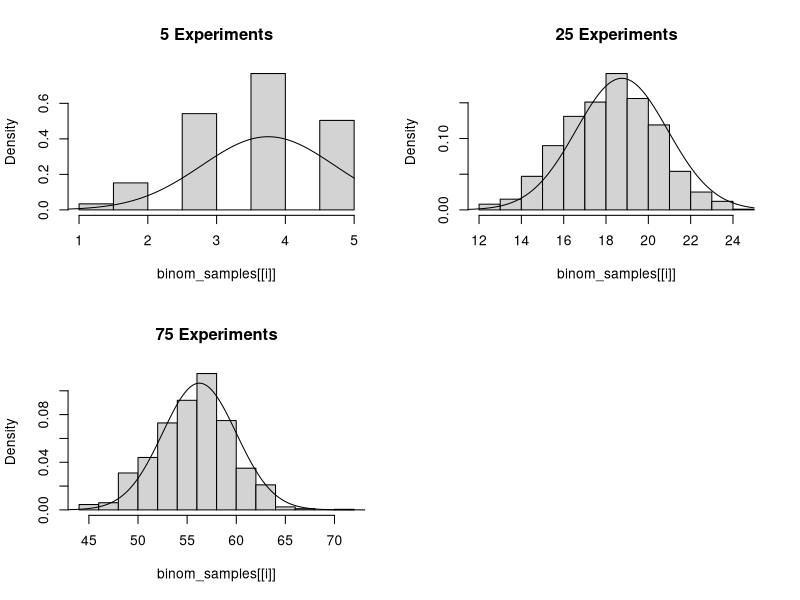
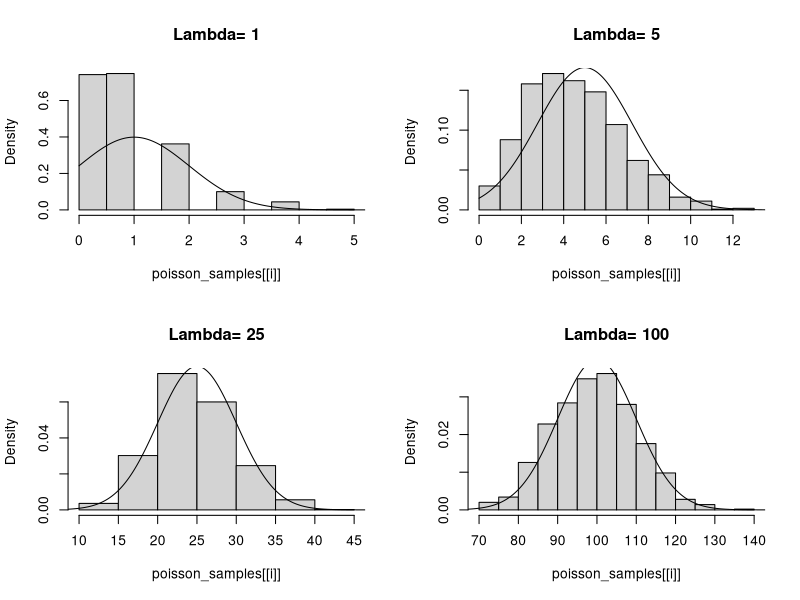
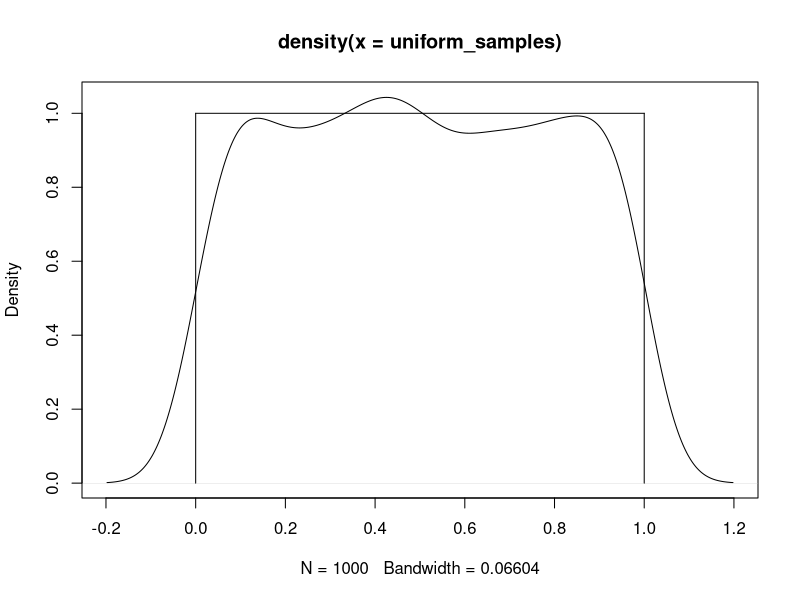
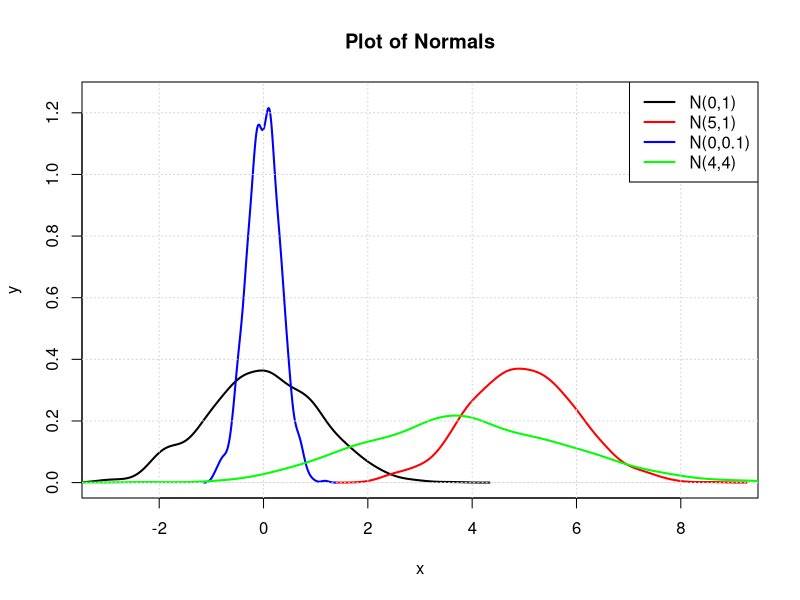
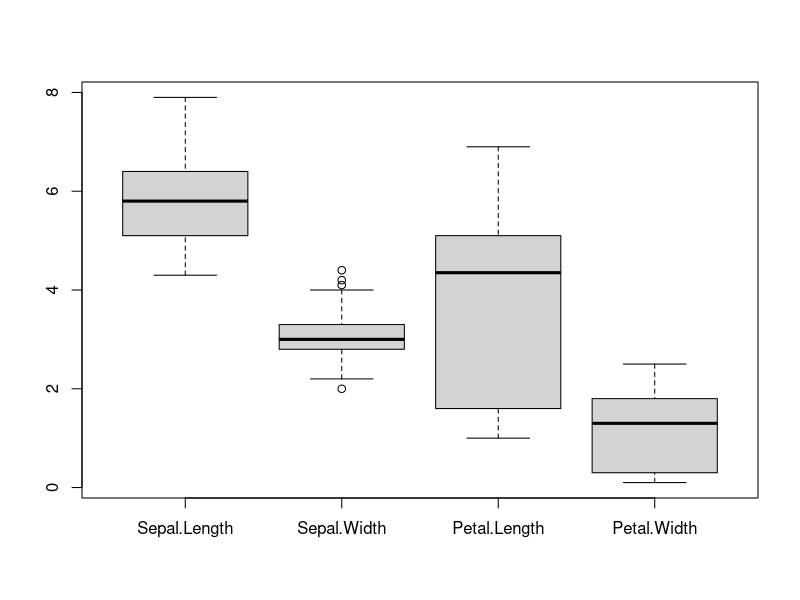
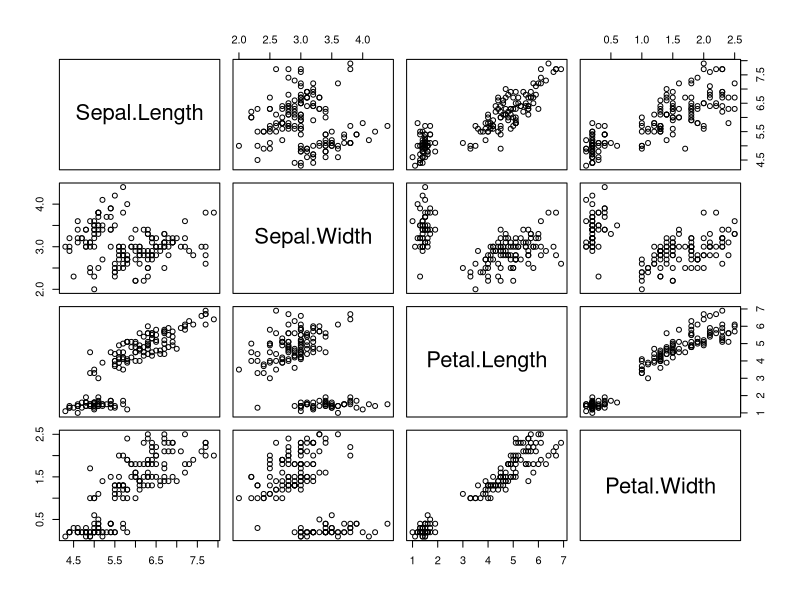
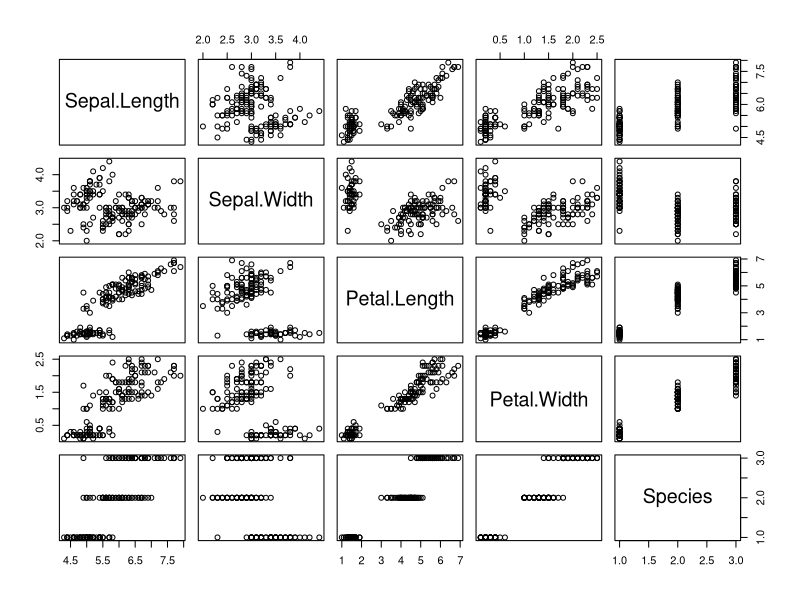

R code for these plots, in order:
##--------------------------------------------
##
## Exploring Data in R (lecture 1)
##
## Class: PCE Data Science Methods Class
##
## Contains examples of:
##
## -Working with Distributions
##
## -Visually/Numerically Exploring data
##
##--------------------------------------------

##-----Exploring data Visually----
# Bernoulli (Binomial with n = 1)
p = 0.75
n = 1000
bern_samples = rbinom(n, 1, p)
bern_sample_mean = sum(bern_samples)/length(bern_samples)
bern_sample_var = bern_sample_mean * (1-bern_sample_mean)
bern_var = p*(1-p)

# Binomial
N = c(5, 25, 75)
binom_samples = lapply(N, function(x) rbinom(n, x, p))
binom_sample_means = lapply(binom_samples, mean)
binom_means = N*p
binom_sample_vars = lapply(binom_samples, var)
binom_vars = N*p*(1-p)

# Compare Normal Approximation to binomial
par(mfrow=c(2,2))
for (i in 1:3){
  hist(binom_samples[[i]], main=paste(N[i],'Experiments'), freq=FALSE)
  x_norm = seq(0,N[i], by = 0.025)
  y_norm = dnorm(x_norm, mean=binom_means[i], sd=sqrt(binom_vars[i]))
  lines(x_norm, y_norm)
}

#Normal approximation to p(x=4)
pnorm(4.5, mean=binom_means[[1]], sd=sqrt(binom_vars[[1]])) -
  pnorm(3.5, mean=binom_means[[1]], sd=sqrt(binom_vars[[1]]))
#Empirical p(x=4)
sum(binom_samples[[1]]==4)/1000

#Normal approximation to p(x=18)
pnorm(18.5, mean=binom_means[[2]], sd=sqrt(binom_vars[[2]])) -
  pnorm(17.5, mean=binom_means[[2]], sd=sqrt(binom_vars[[2]]))
#Empirical p(x=18)
sum(binom_samples[[2]]==18)/1000

#Normal approximation to p(x=55)
pnorm(55.5, mean=binom_means[[3]], sd=sqrt(binom_vars[[3]])) -
  pnorm(54.5, mean=binom_means[[3]], sd=sqrt(binom_vars[[3]]))
#Empirical p(x=18)
sum(binom_samples[[3]]==55)/1000

# Poisson Distribution
lambda = c(1,5,25,100)
poisson_samples = lapply(lambda, function(x) rpois(n, x))
poisson_sample_means = lapply(poisson_samples, mean)
poisson_sample_vars = lapply(poisson_samples, var)

#Normal approximation
par(mfrow=c(2,2))
for (i in 1:4){
  hist(poisson_samples[[i]], main=paste('Lambda=',lambda[i]), freq=FALSE)
  x_norm = seq(0,10*lambda[i], by = 0.025)
  y_norm = dnorm(x_norm, mean=lambda[i], sd=sqrt(lambda[i]))
  lines(x_norm, y_norm)
}

# The Uniform Distribution
uniform_samples = runif(n)
par(mfrow=c(1,1))
plot(density(uniform_samples))
lines(c(0,0),c(0,1))
lines(c(0,1),c(1,1))
lines(c(1,1),c(0,1))

# The Normal Distribution
n_params = list(c(0,1),c(5,1),c(0,0.1),c(4,4))
norm_samples = lapply(n_params,function(x) rnorm(n,mean=x[1], sd=sqrt(x[2])))

par(mfrow=c(1,1))
colors = c('black', 'red', 'blue', 'green')
plot(density(norm_samples[[1]]), xlim=c(-3,9),ylim=c(0,1.25),
     col=colors[1], lwd=2, xlab='x', ylab='y', main='Plot of Normals')
for (i in 2:4){
  lines(density(norm_samples[[i]]), col=colors[i], lwd=2)
}
grid()
legend('topright',c('N(0,1)','N(5,1)','N(0,0.1)','N(4,4)'),
       lwd=2,lty=1,col=colors)

##-------Exploring Data------
# The 'iris' data set is in the base package
str(iris)

summary(iris)

head(iris)

tail(iris, n=10)

table(iris$Species)

IQR(iris$Sepal.Length)

# Covariance won't use factors or text features
# First we compute covariances for everything
iris_num = iris
iris_num$Species = NULL
cov(iris_num)

# Then we compute covariances for each group
group_cov = lapply(unique(iris$Species), function(x){
  cov(iris[iris$Species==x,-5], use="na.or.complete")
})

# same for correlations (cor)
cor(iris_num)
group_cor = lapply(unique(iris$Species), function(x){
  cor(iris[iris$Species==x,-5], use="na.or.complete")
})

# Classic Simpsons Paradox Example
UC_admittance = data.frame('dept'=c('a','b'),
                           'applied_men'=c(1695,996),
                           'applied_women'=c(404,1431),
                           'admitted_men'=c(1058,255),
                           'admitted_women'=c(322,379))

#Boxplots
boxplot(iris_num)

# Scatterplots
pairs(iris_num)
pairs(iris)    # Factors too!